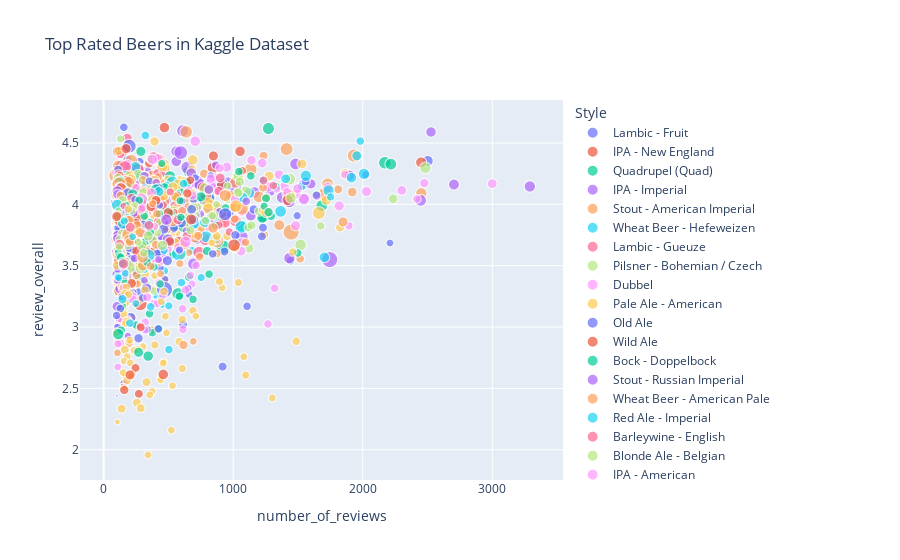

The cell this chart's notebook holds for it:
### Markdown cell above
This look pretty interesting. I dropped some columns that I don't think we'll use as well as implemented a similar number of review min that Beer Advocate uses to ensure a beer is popular enough to count (I believe BA's is 150 but I used 100 to intentionally try to get a larger set). Let's see a similar first scatterplot.

### Code cell
fig = px.scatter(
    df,
    x="number_of_reviews",
    y="review_overall",
    size="ABV",
    hover_data=["Name", "Brewery", "Style", "ABV"],
    title="Top Rated Beers in Kaggle Dataset",
    color="Style",
    color_continuous_scale="Viridis",
)
fig.show()
